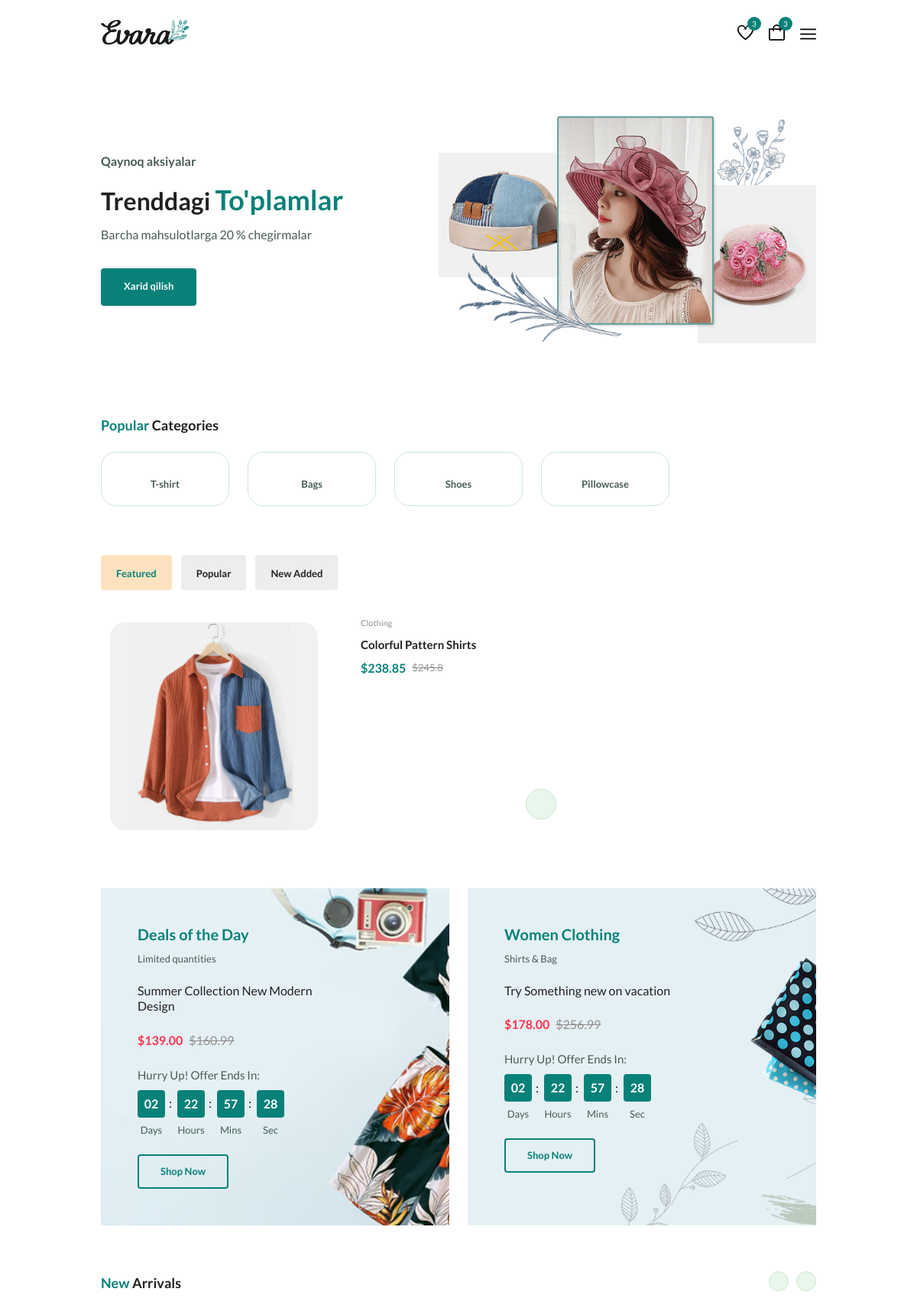
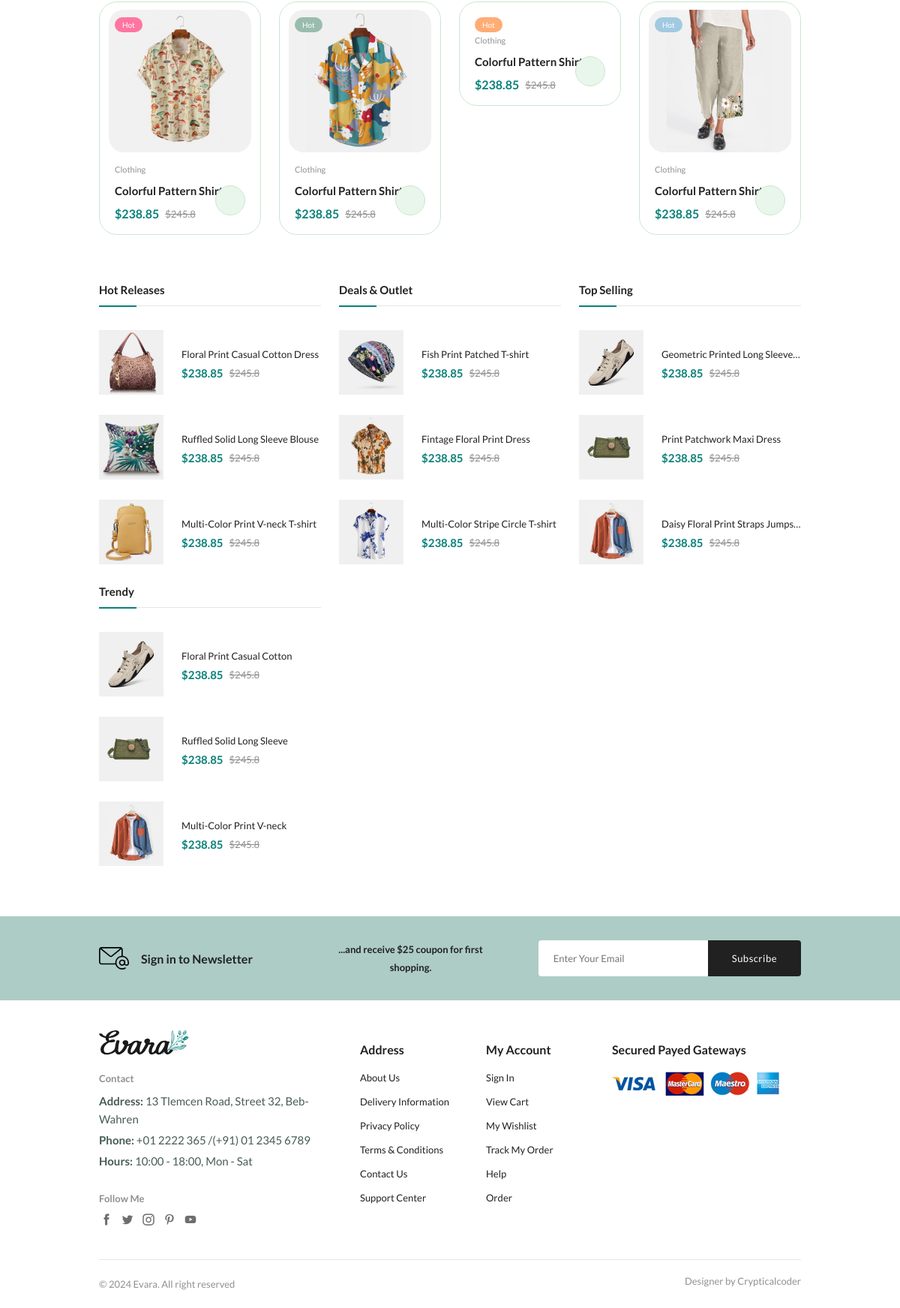
The page / on the database its author committed (2 pictures, top to bottom).
### shop/models/__init__.py (models this page shows, shortened)
class Category(models.Model):
    name = models.CharField(max_length=100)
    image = models.ImageField(upload_to='category_images/', blank=True, null=True)

### shop/views.py (the view)
# urls.py: path('', dashboard, name="dashboard"),
def dashboard(request):
    categories = Category.objects.all()
    data = {
        "categories": categories,
        }
    return render(request, "shop/index.html", context=data)

### shop/templates/shop/index.html
{% extends "base.html" %}
{% block main %}
      {% include "components/home.html" %}
      {% include "components/category.html" %}
      {% include "components/products.html" %}
      {% include "components/deals.html" %}
      {% include "components/new_arrimals.html" %}
      {% include "components/showcase.html" %}
      {% include "components/newsletters.html" %}
{% endblock main %}

### templates/components/category.html (shortened to what this page needs)
{% load static %}
<section class="categories container section">
    <h3 class="section__title"><span>Popular</span> Categories</h3>
    <div class="categories__container swiper">
        <div class="swiper-wrapper">
            {%for category in categories %}
                <a href="{% url 'category_products' category.id %}" class="category__item swiper-slide">
                    <h3 class="category__title">{{category.name}}</h3>
                </a>
            {%endfor%}
        </div>
    </div>
</section>

### static/assets/css/styles.css (style rules this page uses)
:root { --header-height: 4rem; --first-color: hsl(176, 88%, 27%); --first-color-alt: hsl(129, 44%, 94%); --second-color: hsl(34, 94%, 87%); --title-color: hsl(0, 0%, 13%); --text-color: hsl(154, 13%, 32%); --text-color-light: hsl(60, 1%, 56%); --body-color: hsl(0, 0%, 100%); --container-color: hsl(0, 0%, 93%); --border-color: hsl(129, 36%, 85%); --border-color-alt: hsl(113, 15%, 90%); --body-font: "Lato", sans-serif; --second-font: "League Spartan" sans-serif; --big-font-size: 3.5rem; --h1-font-size: 2.75rem; --h2-font-size: 2rem; --h3-font-size: 1.75rem; --h4-font-size: 1.375rem; --large-font-size: 1.125rem; --normal-font-size: 1rem; --small-font-size: 0.875rem; --smaller-font-size: 0.75rem; --tiny-font-size: 0.6875rem; --weight-400: 400; --weight-500: 500; --weight-600: 600; --weight-700: 700; --transition: cubic-bezier(0, 0, 0.05, 1); }
@media screen and (max-width: 1200px) { :root { --big-font-size: 2.25rem; --h1-font-size: 2rem; --h2-font-size: 1.375rem; --h3-font-size: 1.25rem; --h4-font-size: 1.125rem; --large-font-size: 1rem; --normal-font-size: 0.9375rem; --small-font-size: 0.8125rem; --smaller-font-size: 0.6875rem; --tiny-font-size: 0.625rem; } }
* { margin: 0; padding: 0; box-sizing: border-box; }
html { scroll-behavior: smooth; }
input, textarea, body { color: var(--text-color); font-family: var(--body-font); font-size: var(--normal-font-size); font-weight: var(--weight-400); }
body { background-color: var(--body-color); }
h1, h2, h3, h4 { font-family: var(--second-font); color: var(--title-color); font-weight: var(--weight-600); }
a { text-decoration: none; }
.container { max-width: 1320px; margin-inline: auto; padding-inline: 0.75rem; }
.section { padding-block: 2rem; }
.section__title { font-size: var(--h4-font-size); margin-bottom: 1.5rem; }
.section__title span { color: var(--first-color); }
.categories { overflow: hidden; }
.category__item { text-align: center; border: 1px solid var(--border-color); padding: 0.625rem 0.625rem 1.25rem; border-radius: 1.25rem; -webkit-border-radius: 1.25rem; -moz-border-radius: 1.25rem; -ms-border-radius: 1.25rem; -o-border-radius: 1.25rem; }
.category__title { color: var(--text-color); font-size: var(--small-font-size); }
.swiper { overflow: initial; }
@media screen and (max-width: 1400px) { .container { max-width: 1140px; } }
@media screen and (max-width: 1200px) { .container { max-width: 960px; } }

### rows shown on the page
Category: name "T-shirt"
Category: name "Bags"
Category: name "Shoes"
Category: name "Pillowcase"
